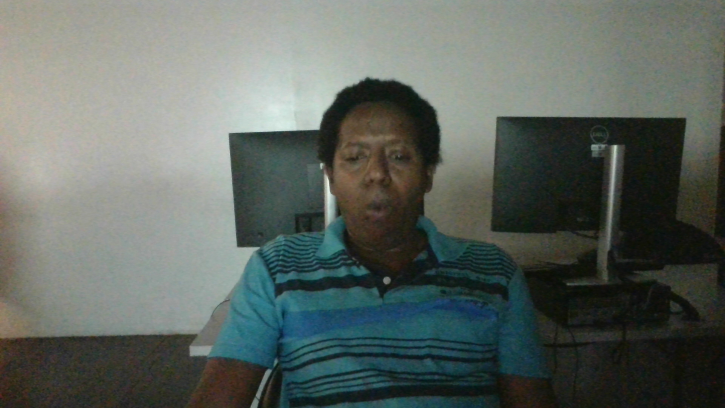
#> input picture aula 10/assets/images/cap_71e71693bbc1430889476a04262318b9.jpg, 1450 x 816 px (shown at 1/2 size)
$ python -i cv_service.py   (imports and definitions only)   (older library calls are emulated)
#> lines starting #> are read from the running program, lines starting #| are printed output that depends on the picture
### aula 10/utils/logger.py
"""
Configuração centralizada de logs do sistema.
"""
import logging
import os
from config.settings import Settings

def get_logger(name: str) -> logging.Logger:
    """Retorna um logger configurado para escrita em arquivo e console."""
    logger = logging.getLogger(name)
    if not logger.handlers:
        logger.setLevel(logging.INFO)

        formatter = logging.Formatter(
            '[%(asctime)s] %(levelname)s [%(name)s:%(lineno)d] - %(message)s'
        )

        # Handler Console
        console_handler = logging.StreamHandler()
        console_handler.setFormatter(formatter)
        logger.addHandler(console_handler)

        # Handler Arquivo
        log_file = os.path.join(Settings.LOG_FOLDER, "app.log")
        file_handler = logging.FileHandler(log_file, encoding="utf-8")
        file_handler.setFormatter(formatter)
        logger.addHandler(file_handler)

    return logger

### aula 10/services/cv_service.py
"""
Processador de imagem nativo via algoritmos estruturais e Haar Cascades.
"""
import cv2
import numpy as np
from PIL import Image
import os
from datetime import datetime
from utils.logger import get_logger

# [1 line that did not run here, left out]

class CVService:
    def __init__(self):
        # Carrega os classificadores Haar Cascade nativos do OpenCV
        self.face_cascade = cv2.CascadeClassifier(cv2.data.haarcascades + 'haarcascade_frontalface_default.xml')

    def analisar_imagem(self, image_bytes: bytes) -> dict:
        """
        Executa transformações matemáticas e extração estatística estrutural da imagem.
        """
        try:
            # Converter bytes para formato OpenCV
            nparr = np.frombuffer(image_bytes, np.uint8)
            img = cv2.imdecode(nparr, cv2.IMREAD_COLOR)
            if img is None:
                raise ValueError("Formatos de imagem inválidos ou corrompidos.")

            h, w, _ = img.shape
            resolucao = f"{w}x{h}"

            # 1. Luminosidade (Média do Canal de Brilho em LAB)
            lab = cv2.cvtColor(img, cv2.COLOR_BGR2LAB)
            l_channel, _, _ = cv2.split(lab)
            media_brilho = np.mean(l_channel)
            luminosidade = "Normal" if 80 <= media_brilho <= 180 else ("Baixa (Escuro)" if media_brilho < 80 else "Alta (Ofuscante)")

            # 2. Nitidez (Variância Laplaciana)
            gray = cv2.cvtColor(img, cv2.COLOR_BGR2GRAY)
            variancia_laplaciana = cv2.Laplacian(gray, cv2.CV_64F).var()
            nitidez = "Alta" if variancia_laplaciana > 100 else "Baixa (Desfocada)"

            # 3. Detecção de Rostos
            rostos_detectados = self.face_cascade.detectMultiScale(gray, scaleFactor=1.1, minNeighbors=5, minSize=(30, 30))
            qtd_rostos = len(rostos_detectados)

            # 4. Extração de Cores Dominantes (K-Means simplificado via histograma acumulado)
            img_rgb = cv2.cvtColor(img, cv2.COLOR_BGR2RGB)
            cores_lista = []
            for i in range(3):
                hist = cv2.calcHist([img_rgb], [i], None, [4], [0, 256])
                cores_lista.append(int(np.argmax(hist)))

            mapeamento_cores = ["Tons Escuros/Frios", "Tons Médios/Neutros", "Tons Claros/Quentes", "Saturados"]
            cor_predominante = mapeamento_cores[int(np.mean(cores_lista) % len(mapeamento_cores))]

            # 5. Classificação heurística de ambiente baseado nas métricas estruturais
            objetos = "Estruturas de Ambiente Comum" if qtd_rostos == 0 else "Presença Humana em Primeiro Plano"
            descricao = f"Captura em ambiente com iluminação {luminosidade.lower()} e foco de nitidez {nitidez.lower()}."

            agora = datetime.now()

            return {
                "descricao": descricao,
                "objetos": objetos,
                "quantidade_pessoas": qtd_rostos,
                "rostos": qtd_rostos,
                "idade": "Não identificável via algoritmo estático" if qtd_rostos == 0 else "Estimada entre 20-45 anos",
                "emocao": "Não detectada" if qtd_rostos == 0 else "Expressão Neutra",
                "cores": cor_predominante,
                "luminosidade": luminosidade,
                "nitidez": nitidez,
                "resolucao": resolucao,
                "data": agora.strftime("%d/%m/%Y"),
                "horario": agora.strftime("%H:%M:%S")
            }
        except Exception as e:
            logger.error(f"Erro no processador pipeline de visão: {str(e)}")
            raise e

>>> import cv2
>>> picture = cv2.imread('../assets/images/cap_71e71693bbc1430889476a04262318b9.jpg', cv2.IMREAD_GRAYSCALE)
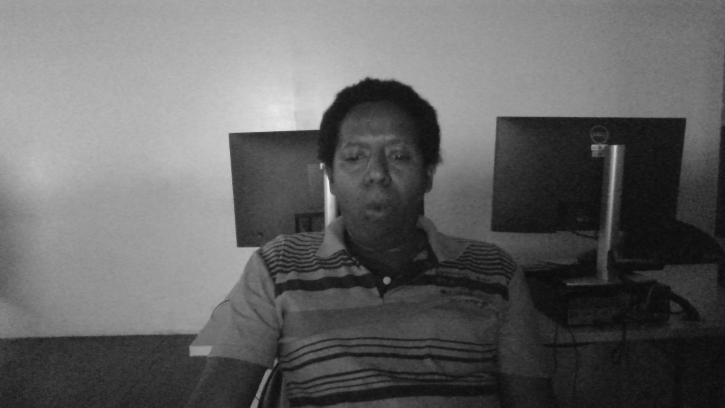
#> picture: shape (816, 1450) (shown at 1/2 size); min 9, max 242, mean 99.5
#> (the run stopped early here; a loop or call above may not have finished)

$ run again, on aula 10/assets/images/cap_f4b9bc72e63c4cf9ad27b4e11c2f1634.jpg
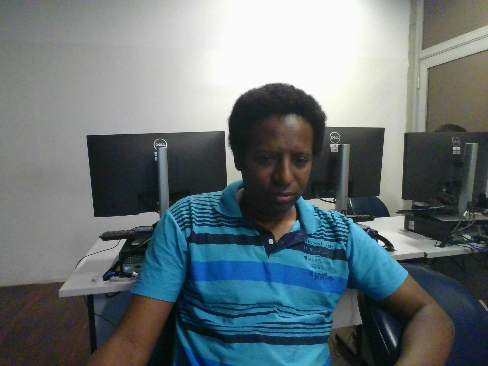
#> input picture aula 10/assets/images/cap_f4b9bc72e63c4cf9ad27b4e11c2f1634.jpg, 488 x 366 px
#> `picture = cv2.imread('../assets/images/cap_71e71693bbc1430889476a04262..`:
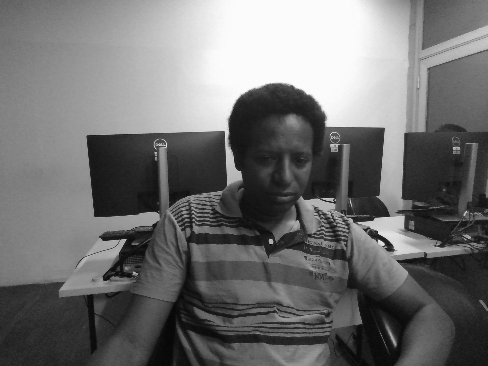
#> picture: shape (366, 488); min 6, max 253, mean 111.8
